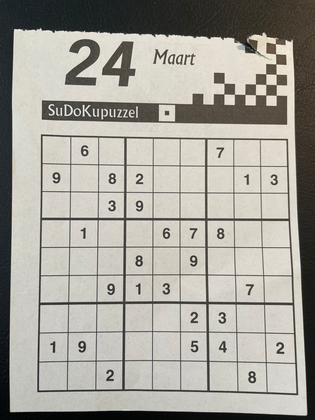
%> input picture images/sudoku1.ppm, 315 x 420 px, shrunk from 1024 x 1365 before the run
$ octave ex5.m   (GNU Octave 9; MATLAB toolbox functions it lacks are replaced by stand-ins)
%> lines starting %> are read from the running program, lines starting %| are printed output that depends on the picture; in (x1, y1, x2, y2) boxes, pixels count from 0 and x2, y2 are one past the last pixel; in counts of white or black regions, pixels touching at a corner belong together; the program's own positions count from 1
### lab2/ex5/intensityFromRGB.m
function imrgbOut = intensityFromRGB(imrgb)
    imrgbOut = uint8(mean(imrgb, 3));
end

### lab2/ex5/otsuThreshold.m
function th = otsuThreshold(imgIn)
N = size(imgIn, 1) * size(imgIn, 2);
h = histcounts(imgIn(:), [0:256]);
p = h/N;    % normalized histogram
muGlobal = sum([0:255] .* p);  % global mean
varGlobal = sum(([0:255] - muGlobal) .* ([0:255] - muGlobal) .* p);

p1 = cumsum(p); % probabilities as cumulative sums
p2 = 1-cumsum(p);
s1 = cumsum(p .* [0:255]);
s2 = s1(end)-s1;
mu1 = s1 ./ p1; % mean class intensities
mu2 = s2 ./ p2;
varB = p1 .* p2 .* (mu1-mu2).^2; % between-class variance
etas = varB/varGlobal; % measure of effectiveness

maxEta = max(etas);
allmax = find(etas==maxEta) - 1; % account for indexing from 1;
th = uint8(mean(allmax));   % average multiple thresholds resulting in best separability
end

### lab2/ex5/thresholdImage.m
function imgOut = thresholdImage(th, imgIn, lt, geq)
imgIn(imgIn < th) = lt;
imgIn(imgIn >= th) = geq;
imgOut = imgIn;
end

### lab2/ex5/ex5.m
img = imread("../../images/sudoku1.ppm");
%> img is the input picture: size 420x315x3 uint8; mean R, G, B 165.6, 162.9, 155

img = intensityFromRGB(img); % convert to grayscale
level = otsuThreshold(img);  % find suitable threshold
%> in otsuThreshold, `h = histcounts(imgIn(:), [0:256]);`: h = 256 values, max 4595 at index 213, min 0 at index 251, mean 516.8
%> in otsuThreshold, `p = h/N;`: p = 256 values, max 0.0347 at index 213, min 0 at index 251, mean 0.00391
%> in otsuThreshold, `muGlobal = sum([0:255] .* p);`: muGlobal = 161.1
%> in otsuThreshold, `varGlobal = sum(([0:255] - muGlobal) .* ([0:255] - muGlobal) .* p);`: varGlobal = 5033.4
%> in otsuThreshold, `p1 = cumsum(p);`: p1 = 256 values from 0.00031 to 1
%> in otsuThreshold, `p2 = 1-cumsum(p);`: p2 = 256 values, max 1 at index 1, min -2.22e-16 at index 254, mean 0.629
%> in otsuThreshold, `s1 = cumsum(p .* [0:255]);`: s1 = 256 values from 0 to 161.1
%> in otsuThreshold, `s2 = s1(end)-s1;`: s2 = 256 values, max 161.1 at index 1, min 0 at index 254, mean 121.1
%> in otsuThreshold, `mu1 = s1 ./ p1;`: mu1 = 256 values from 0 to 161.1
%> in otsuThreshold, `mu2 = s2 ./ p2;`: mu2 = 256 values, max 253 at index 252, min 0 at index 254, mean 199.2
%> in otsuThreshold, `varB = p1 .* p2 .* (mu1-mu2).^2;`: varB = 256 values, max 4613.6 at index 130, min -5.76e-12 at index 254, mean 2811.4
%> in otsuThreshold, `etas = varB/varGlobal;`: etas = 256 values, max 0.917 at index 130, min -1.15e-15 at index 254, mean 0.559
%> in otsuThreshold, `maxEta = max(etas);`: maxEta = 0.917
%> in otsuThreshold, `allmax = find(etas==maxEta) - 1;`: allmax = 129
%> level = 129
img = thresholdImage(level,img, 0,1); % binarize image
%> in thresholdImage, `imgIn(imgIn >= th) = geq;`:
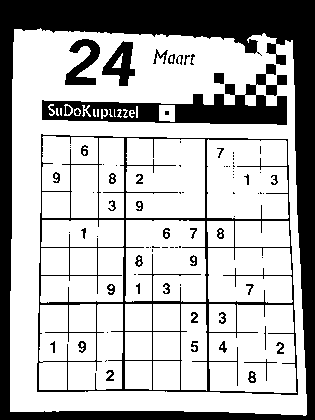
%> imgIn: size 420x315 uint8; values 0 (black) and 1 (white), 71% white; 88 black regions (46 under 20 px), largest, box (x1, y1, x2, y2) and area: (0, 0, 315, 420) 24100, (37, 134, 298, 395) 5942, (42, 64, 287, 125) 5095
bw = double(img); % copy original binary image
SE = ones(2,2);

img = erodeImg(img,SE, [2,2]); % erode image to obtain more prominent lines that split sudoku boxes
%> in pad, `P(r:size(I,1)+r-1, c:size(I,2)+c-1) = I;`: P: size 421x316 double; values 0 (black) and 1 (white), 29.4% white; 88 white regions (46 under 20 px), largest, box (x1, y1, x2, y2) and area: (0, 0, 316, 421) 24836, (38, 135, 299, 396) 5942, (43, 65, 288, 126) 5095
%> after the loop in dilate, `for i=1:size(I,1)-h+1`: J: size 421x316 double; values 0 (black) and 1 (white), 34.2% white; 55 white regions (16 under 20 px), largest, box (x1, y1, x2, y2) and area: (1, 1, 316, 421) 30952, (38, 135, 300, 397) 10046, (66, 40, 102, 87) 923
%> in erodeImg, `eroded = eroded(r:r+size(img,1)-1, c:c+size(img,2)-1);`:
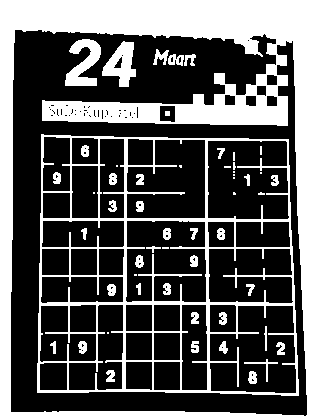
%> eroded: size 420x315 double; values 0 (black) and 1 (white), 34.4% white; 55 white regions (16 under 20 px), largest, box (x1, y1, x2, y2) and area: (0, 0, 315, 420) 30952, (37, 134, 299, 396) 10046, (65, 39, 101, 86) 923

% Find connected components (all)
CC = bwconncomp(img);
%> CC = 98 connected components
numOfPixels = cellfun(@numel,CC.PixelIdxList);
%> numOfPixels = 98 values, max 33277 at index 1, min 1 at index 9, mean 886
[~,indexOfMax] = max(numOfPixels); % max CC corresponds to page "border"
%> indexOfMax = 1
sudokuBox = zeros(size(img));
sudokuBox(CC.PixelIdxList{indexOfMax}) = 1; % extract only page "border"
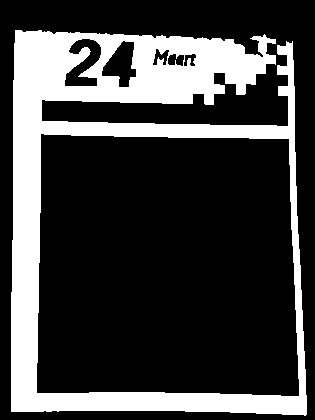
%> sudokuBox: size 420x315 double; values 0 (black) and 1 (white), 25.2% white; 1 white region, box (x1, y1, x2, y2) and area: (11, 30, 307, 416) 33277

digits = zeros(size(img)); % will contain all sudoku digits
emptyBoxes = zeros(size(img));  % will contain all empty sudoku boxes

sudoku = bw-sudokuBox; % get only sudoku boxes
%> sudoku: size 420x315 double; values 0 (black) and 1 (white), 45.8% white; 129 white regions (74 under 20 px), largest, box (x1, y1, x2, y2) and area: (209, 304, 297, 393) 6232, (207, 139, 289, 219) 6112, (126, 138, 205, 218) 5982
sudoku=erodeImg(sudoku,SE, [2,2]); % erode to get rid of residual lines
%> call 2 of erodeImg, with SE = [1 1; 1 1], origin = [2 2]
%> in pad (call 2), `P(r:size(I,1)+r-1, c:size(I,2)+c-1) = I;`: P: size 421x316 double; values 0 (black) and 1 (white), 54.4% white; 129 black regions (74 under 20 px), largest, box (x1, y1, x2, y2) and area: (210, 305, 298, 394) 6232, (208, 140, 290, 220) 6112, (127, 139, 206, 219) 5982
%> call 2 of dilate, with A = [1 1; 1 1], r = 2, c = 2
%> after the loop in dilate (call 2), `for i=1:size(I,1)-h+1`:
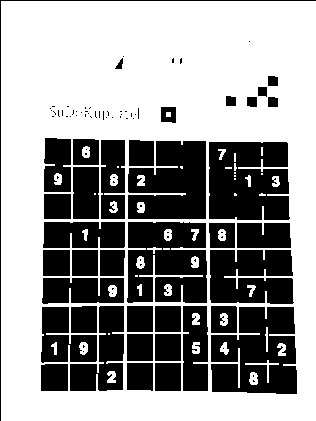
%> J: size 421x316 double; values 0 (black) and 1 (white), 59.2% white; 98 black regions (60 under 20 px), largest, box (x1, y1, x2, y2) and area: (211, 307, 297, 394) 5754, (209, 142, 290, 220) 5708, (127, 222, 207, 303) 5427
%> in erodeImg (call 2), `eroded = eroded(r:r+size(img,1)-1, c:c+size(img,2)-1);`:
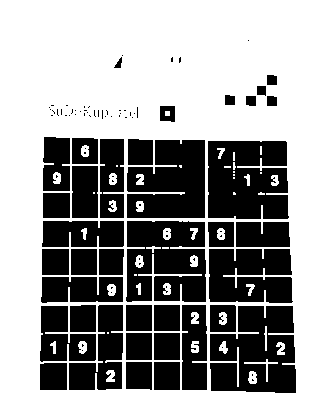
%> eroded: size 420x315 double; values 0 (black) and 1 (white), 59.5% white; 97 black regions (60 under 20 px), largest, box (x1, y1, x2, y2) and area: (210, 306, 296, 393) 5754, (208, 141, 289, 219) 5708, (126, 221, 206, 302) 5427

for box=1:81 % consider each small box as a CC on its own
   CC.PixelIdxList{indexOfMax}=0; % update current max, as boxes should occupy most space
   numOfPixels = cellfun(@numel,CC.PixelIdxList);
   [~,indexOfMax] = max(numOfPixels); % find new CC (box) that occupies largest area
   sudokuBox = zeros(size(img));
%> the run ends on the next line
   sudokuBox(CC.PixelIdxList{indexOfMax}) = 1; % box itself
% [31 lines not run here, left out]
 function eroded = erodeImg(img, SE, origin) % use dual property
    [h, w] = size(SE);
    img(:) = ~img; % take a complement
    r = origin(1);
    c = origin(2);
    padded = pad(img, h, w, r, c, 1);
    eroded = dilate(padded, SE, r, c);
    eroded = eroded(r:r+size(img,1)-1, c:c+size(img,2)-1);
    eroded(:) = ~eroded;
end

function J = dilate(I, A, r, c)
[h, w] = size(A);
    J = zeros(size(I));
    for i=1:size(I,1)-h+1 % slide SE over the padded image
        for j=1:size(I,2)-w+1
            if sum(A & I(i:i+h-1, j:j+w-1), 'all') > 0 % SE 'hits'
                J(i+r-1, j+c-1) = 1;
            end
        end
    end
end

function P = pad(I, h, w, r, c, v)
    P = v * ones(h-1+size(I,1), w-1+size(I,2));
    P(r:size(I,1)+r-1, c:size(I,2)+c-1) = I;
end
